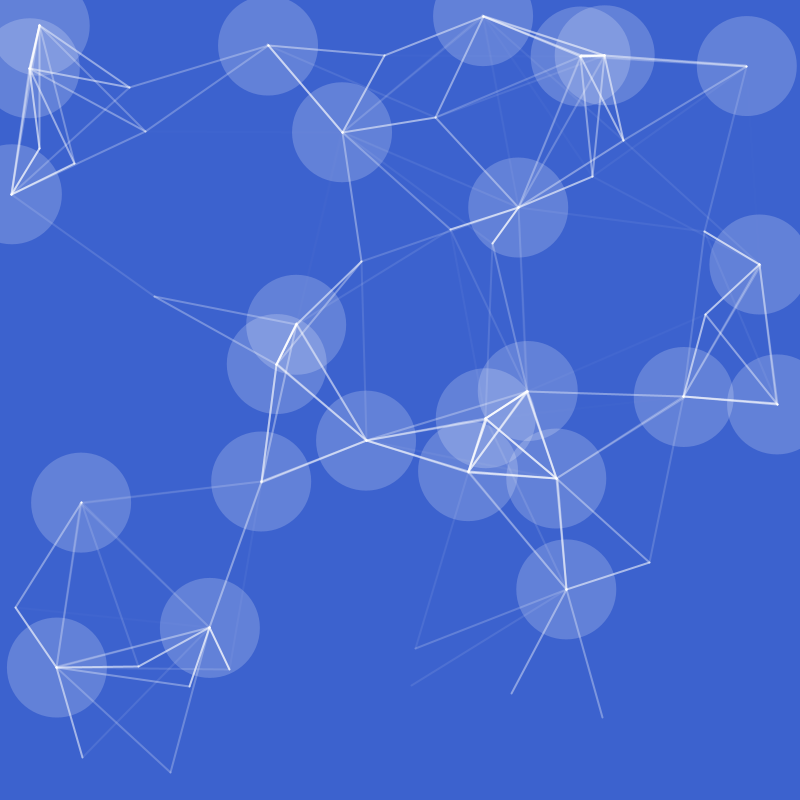
Frame 1 (no input)
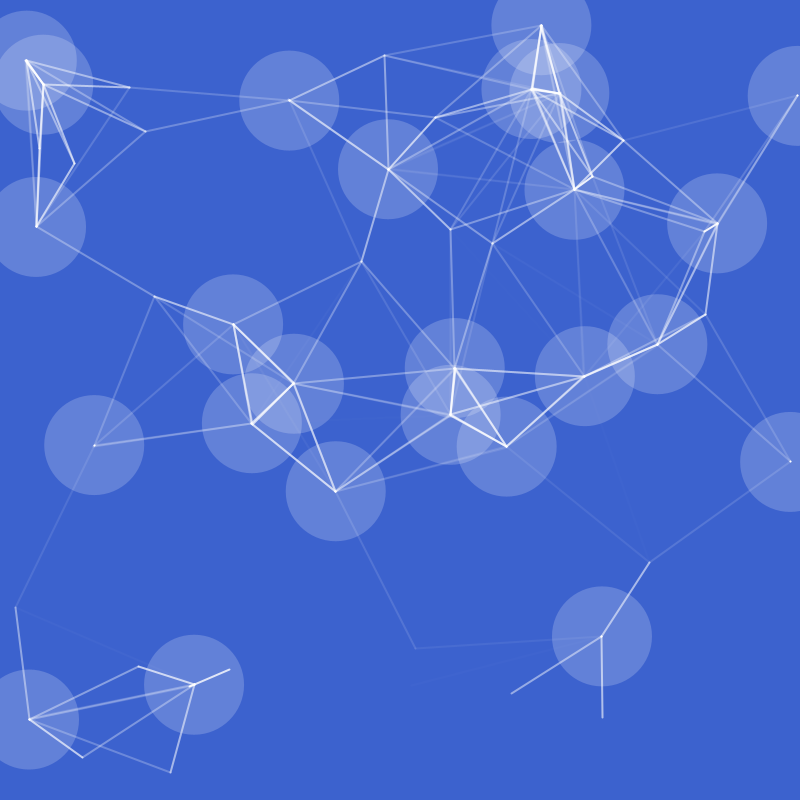
Frame 60 (the mouse pressed at the canvas centre just before this capture)
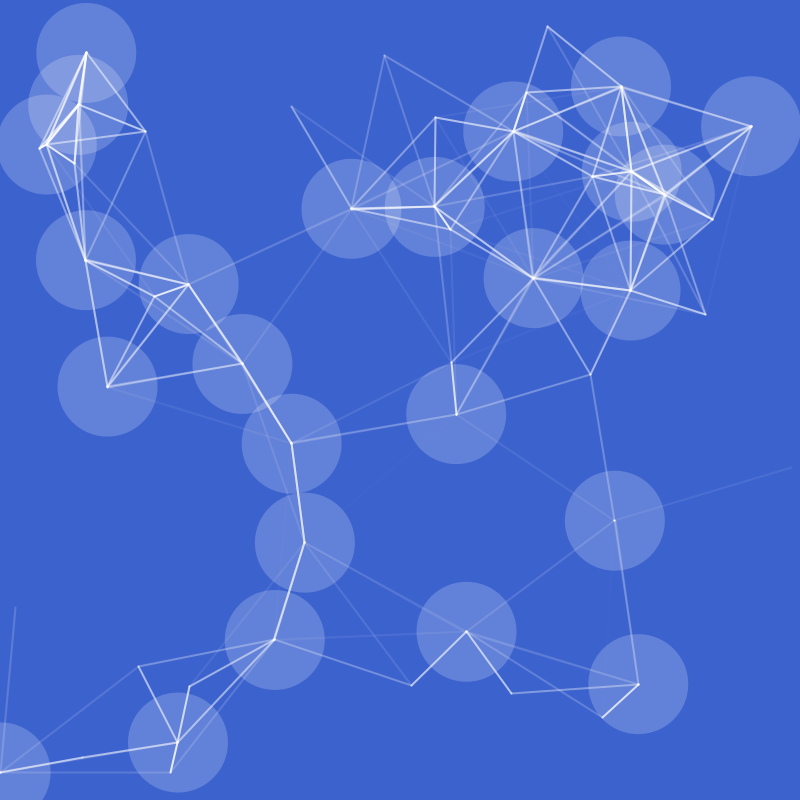
Frame 120 (the mouse held since frame 60 and released just before this capture)

The Processing sketch that drew these frames (run headless with seeded random() and noise(); from frame 60 on, the mouse is pressed at the canvas centre):

// Processing sketch: Mover_NetWork
// ── Mover_NetWork.pde
int num=50;
ArrayList<Mover> movers;
void setup() {
  size(800, 800);
  movers = new ArrayList();

  for (int i = 0; i<movers.size(); i++) {
    movers.add(new Mover());
  }
  
  for (int i = 0; i<num; i++) {
    movers.add(new Mover());
  }
}

void draw() {
  background(#3C62CE);
  for (int i=0; i<movers.size(); i++) {
    Mover m = movers.get(i);

    m.act();
    m.show();
    m.connect();
    
    if(m.alive==false){
      movers.remove(i);
    }else{
    i++;
    }
  }
}

//void mouseReleased(){
//  movers.add(new Mover(mouseX,mouseY));

//}

// ── Mover.pde
class Mover {

  //instance variables
  PVector loc;
  PVector vel;
  float d;
  boolean alive =true;

  /////////////////////////////////CONSTRUCTION
  Mover() {
    d = 100;
    loc = new PVector (random(0, width), random(0, height));
    vel = new PVector(1,0);
    vel.rotate(radians(random(0,360)));
  }
  
  Mover(float x, float y){
   d = 100;
    loc = new PVector (x, y);
    vel = new PVector(1,0);
    vel.rotate(radians(random(0,360)));
  }

  //behavier methods
  void act() {
    move();
    bounceOfEdge();
    checkForDeletion();
  }
  
  void checkForDeletion(){
    if(dist(loc.x,loc.y,mouseX,mouseY)<d/2 && mousePressed){
      alive =false;
    }
  }

  void move() {
    loc.add(vel);
  }
  void bounceOfEdge() {
    if (loc.x<0||loc.x>width) 
      vel.x = -vel.x;
    else if (loc.y<0 || loc.y>height) 
      vel.y = -vel.y;
    
  }

  //show
  void show() {
    noStroke();
    if(alive){fill(255,50);}
    else{ fill(255,0,0,50);}
    circle(loc.x, loc.y, d);
  }

  //connects
  void connect() {
    for (int i = 0; i<movers.size(); i++) {
      Mover other = movers.get(i);
      
      float dist = dist(loc.x, loc.y, other.loc.x, other.loc.y);
      if (dist <=200) {
        float a = map(dist, 0, 200, 255, 0);
        stroke(255, a);
        strokeWeight(2);
        line(loc.x, loc.y, other.loc.x, other.loc.y);
      }
    }
  }
}
